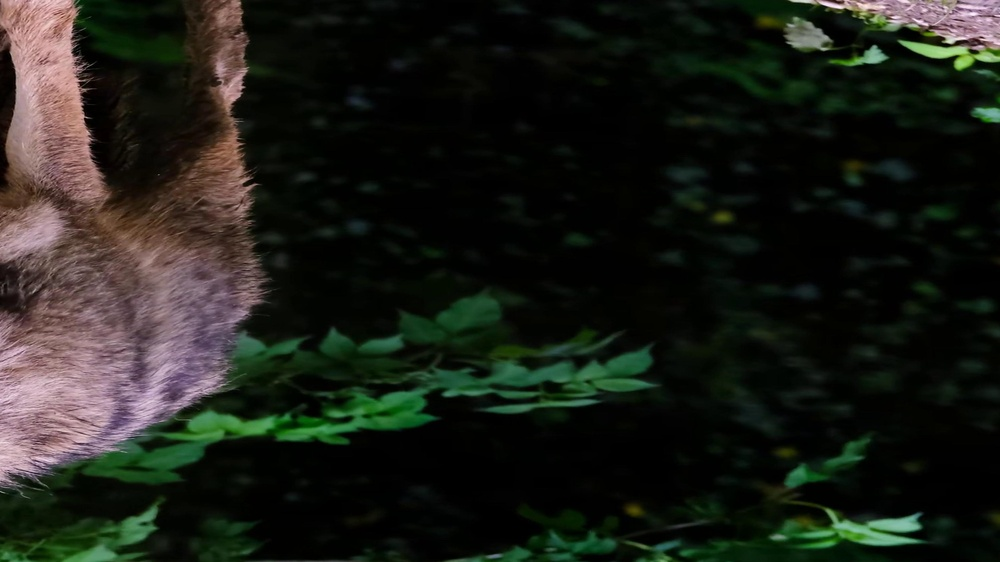
#> input picture util_resources/experiments/single_image/0.jpg, 1000 x 562 px, shrunk from 3840 x 2160 before the run
$ python -i _hue.py   (imports and definitions only)
#> lines starting #> are read from the running program, lines starting #| are printed output that depends on the picture
from typing import Optional, Union
from PIL import Image
import numpy as np


class Hue:

    """

    Shift the hue of an image by a specified or random value.


    Usage
    -----
    The class instance must be called.

    """

    def __init__(self, hue_shift: Optional[Union[int, float]] = None) -> None:

        """

        Constructor of the Hue class.


        Parameters
        ----------
        hue_shift : int or float, optional
            Hue shift value. The default value is `None`. If `None`, a random hue shift value will be used.


        Returns
        -------
        None.

        """

        if hue_shift is not None:
            if not isinstance(hue_shift, (int, float)) or (hue_shift < -360 or hue_shift > 360):
                raise ValueError(f"hue_shift must either be an int or a float between -360 and 360. Received: {hue_shift} with type {type(hue_shift)}")


        self.hue_shift = hue_shift if hue_shift is not None else np.random.uniform(-360, 360)


    def _hue(self, image: Image.Image) -> Image.Image:

        """

        The hue shift operation.


        Parameters
        ----------
        image : Image.Image
            The image to be augmented.


        Returns
        -------
        img_hued : Image.Image
            The hue-shifted image.

        """

        if not isinstance(image, Image.Image):
            raise TypeError(f"image must be an instance of the PIL Image. Received: {image} with type {type(image)}")


        h, s, v = image.convert("HSV").split()

        h_data = np.mod(np.array(h, dtype=np.int16) + self.hue_shift, 256).astype("uint8")
        h = Image.fromarray(h_data.astype("uint8"), mode='L')


        return Image.merge("HSV", (h, s, v)).convert("RGB")


    def __call__(self, image: Image.Image) -> Image.Image:

        """

        Perform the hue shift operation.


        Parameters
        ----------
        image : Image.Image
            The image to be augmented.


        Returns
        -------
        img_hued : Image.Image
            The hue-shifted image.

        """


        return self._hue(image)

>>> import cv2
>>> picture = cv2.imread('../../../util_resources/experiments/single_image/0.jpg', cv2.IMREAD_GRAYSCALE)
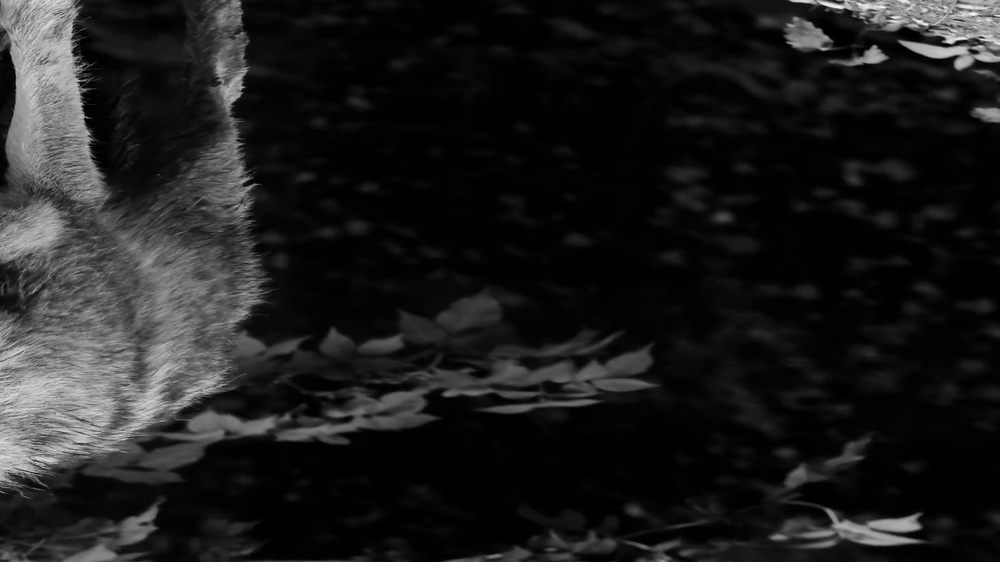
#> picture: shape (562, 1000); min 0, max 251, mean 29
#> (the run stopped early here; a loop or call above may not have finished)
